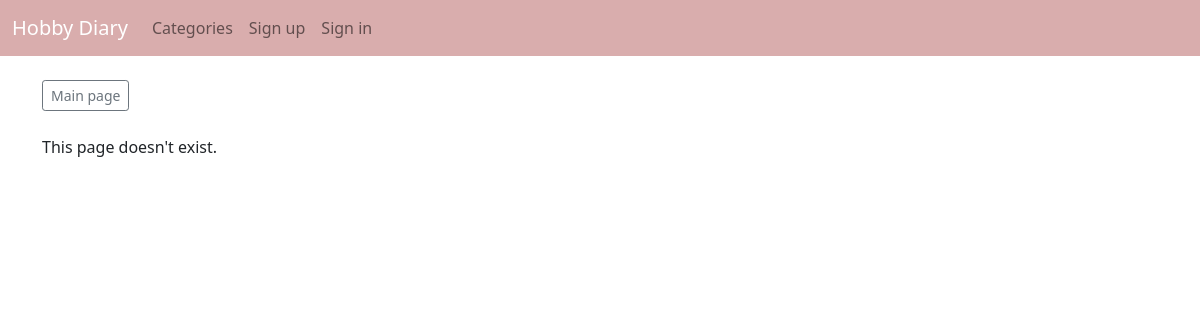
Before: /category/food with the older database file.
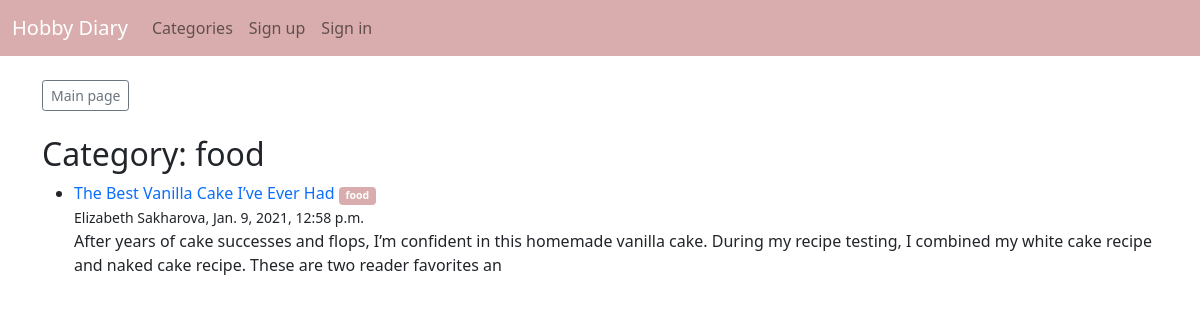
After: the same page with the newer database file.
### theblog/models.py (models this page shows, shortened)
class Post(models.Model):
  title = models.CharField(max_length=255)
  author = models.ForeignKey(User, on_delete=models.CASCADE)
  body = models.TextField()
  date = models.DateTimeField(auto_now_add=True)
  category = models.CharField(max_length=255, default='lifestyle')

### theblog/views.py (the view)
# urls.py: path('category/<str:cats>', CategoryView, name='category'),
def CategoryView(request, cats):
  category_posts = Post.objects.filter(category=cats.replace('-', ' '))
  return render(request, 'categories.html', {'cats':cats.replace(' ', '-'), 'category_posts':category_posts})

### theblog/templates/categories.html (shortened to what this page needs)
{% extends 'base.html' %}
{% block content %}
<a href="{% url 'home' %}" class="btn btn-sm btn-outline-secondary">Main page</a>
<br><br>
{% if category_posts %}
  <h2>Category: {{ cats }}</h2>
  <ul>
    {% for post in category_posts %}
    <li>
      <a href="{% url 'article-detail' post.pk %}" class="text-decoration-none">
        {{ post.title }}
      </a>
      <a href="{% url 'category' post.category %}">
        <small><span class="badge badge-pill badge-dark" style="color:white; background-color: #d9adad;">{{ post.category }}</span></small>
      </a>
      <br/>
      <small>{{ post.author.first_name }} {{ post.author.last_name }}, {{ post.date }}</small>
      <br>
      {{ post.body|slice:":200"|safe }}
    </li>
    {% endfor %}
  </ul>
{% else %}
  <p>This page doesn't exist.</p>
{% endif %}
{% endblock %}

Changed rows visible on the page:
now on this page (row edited): Post: category "food", title "The Best Vanilla Cake I’ve Ever Had", author.first_name "Elizabeth", author.last_name "Sakharova", date "Jan. 9, 2021, 12:58 p.m.", body "After years of cake successes and flops, I’m confident in this homemade vanilla cake. During my recipe testing, I combined my white cake recipe and naked cake recipe. These are two reader favorites an"
Other visible differences:
text no longer shown: "This page doesn't exist."
text now shown: "Category:"
